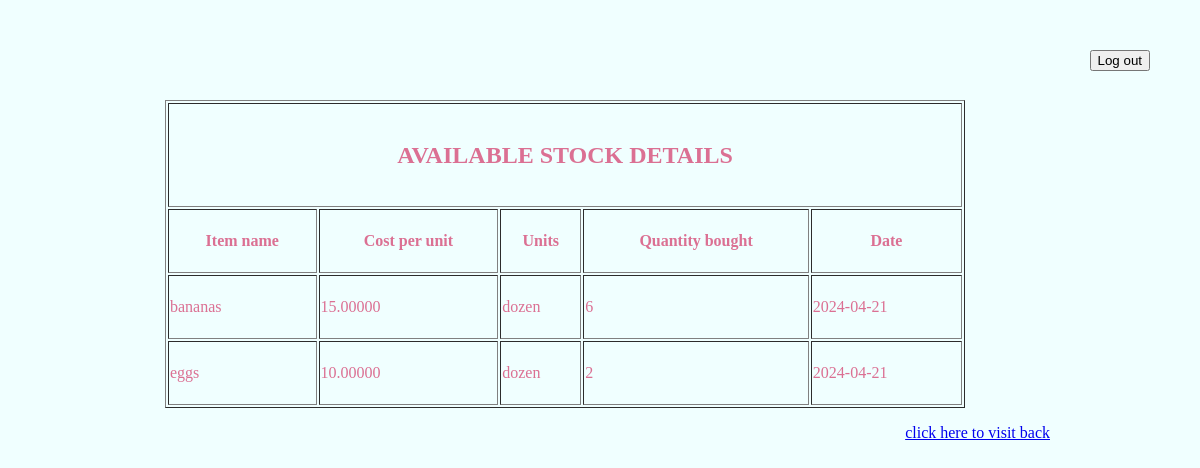
Page /available_stock_table.php on the committed database.
### tables this page shows
CREATE TABLE IF NOT EXISTS new_stock_details (
    item_name varchar(30),
    unit varchar(30),
    cost_per_unit decimal(10, 5),
    quantity_bought int(11),
    date date,
    PRIMARY KEY(item_name, date)
);

### available_stock_table.php (the view, shortened to what this page needs)
<!doctype html>
<html>
<head>
</head>
<body>
	<div class="logout">
		<form action="logout.php" method="post">
			<input type="submit" value="Log out">
		</form>
	</div>
	<?php
	$conn = mysqli_connect('localhost', 'root', 'AIDNITRA#P98', 'mess_management');
	$query = mysqli_query($conn, "select * from new_stock_details ");
	?>
	<table align="center" border="1px" style="width:800px; line-height:60px;">
		<tr>
			<th colspan="7">
				<h2>AVAILABLE STOCK DETAILS</h2>
			</th>
		</tr>
		<tr>
			<th> Item name </th>
			<th> Cost per unit </th>
			<th> Units </th>
			<th> Quantity bought </th>
			<th> Date </th>
		</tr>
		<?php
		if (mysqli_num_rows($query) != 0) {
			while ($rows = mysqli_fetch_assoc($query)) {
				?>
				<tr>
					<td> <?php echo $rows['item_name']; ?></td>
					<td> <?php echo $rows['cost_per_unit']; ?></td>
					<td> <?php echo $rows['unit']; ?></td>
					<td> <?php echo $rows['quantity_bought']; ?></td>
					<td> <?php echo $rows['date']; ?></td>
				</tr>
				<?php
			}
		}
		?>
	</table>
	<p align="right"><a href="admin.php"> click here to visit back </a></p>
</body>
</html>

### available_stock_table.php (style rules this page uses)
body { margin-top: 100px; margin-bottom: 100px; margin-right: 150px; margin-left: 80px; background-color: azure; color: palevioletred; font-family: verdana; font-size: 100% }
.logout { position: absolute; top: 50px; right: 50px; }

### rows in the picture
new_stock_details: item_name "bananas", cost_per_unit "15.00000", unit "dozen", quantity_bought "6", date "2024-04-21"
new_stock_details: item_name "eggs", cost_per_unit "10.00000", unit "dozen", quantity_bought "2", date "2024-04-21"
